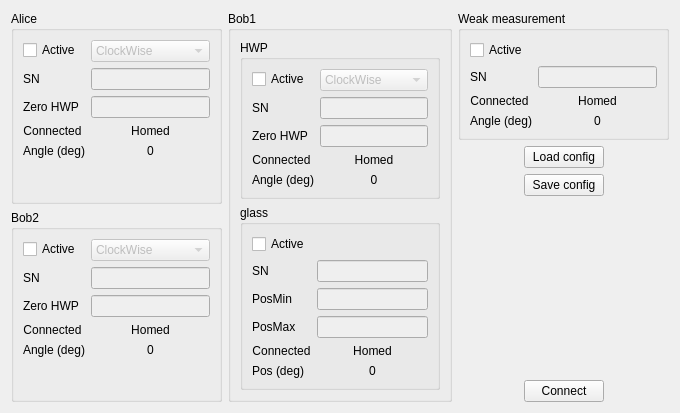
<?xml version="1.0" encoding="UTF-8"?>
<ui version="4.0">
 <class>Form</class>
 <widget class="QWidget" name="Form">
  <property name="geometry">
   <rect>
    <x>0</x>
    <y>0</y>
    <width>680</width>
    <height>387</height>
   </rect>
  </property>
  <property name="windowTitle">
   <string>Form</string>
  </property>
  <layout class="QHBoxLayout" name="horizontalLayout">
   <item>
    <layout class="QVBoxLayout" name="verticalLayout">
     <item>
      <widget class="QGroupBox" name="grpAlice">
       <property name="title">
        <string>Alice</string>
       </property>
       <layout class="QFormLayout" name="formLayout">
        <item row="0" column="0">
         <widget class="QCheckBox" name="chkActiveAlice">
          <property name="text">
           <string>Active</string>
          </property>
          <property name="checked">
           <bool>false</bool>
          </property>
         </widget>
        </item>
        <item row="0" column="1">
         <widget class="QComboBox" name="cmbDirAlice">
          <property name="enabled">
           <bool>false</bool>
          </property>
          <property name="currentIndex">
           <number>0</number>
          </property>
          <item>
           <property name="text">
            <string>ClockWise</string>
           </property>
          </item>
          <item>
           <property name="text">
            <string>CounterCW</string>
           </property>
          </item>
         </widget>
        </item>
        <item row="1" column="0">
         <widget class="QLabel" name="label_8">
          <property name="text">
           <string>SN</string>
          </property>
         </widget>
        </item>
        <item row="1" column="1">
         <widget class="QLineEdit" name="txtSNAlice">
          <property name="enabled">
           <bool>false</bool>
          </property>
          <property name="text">
           <string/>
          </property>
         </widget>
        </item>
        <item row="2" column="0">
         <widget class="QLabel" name="label_7">
          <property name="text">
           <string>Zero HWP</string>
          </property>
         </widget>
        </item>
        <item row="2" column="1">
         <widget class="QLineEdit" name="txtZeroAlice">
          <property name="enabled">
           <bool>false</bool>
          </property>
          <property name="text">
           <string/>
          </property>
         </widget>
        </item>
        <item row="3" column="0">
         <widget class="QLabel" name="lblConnAlice">
          <property name="text">
           <string>Connected</string>
          </property>
          <property name="alignment">
           <set>Qt::AlignCenter</set>
          </property>
         </widget>
        </item>
        <item row="3" column="1">
         <widget class="QLabel" name="lblHomedAlice">
          <property name="text">
           <string>Homed</string>
          </property>
          <property name="alignment">
           <set>Qt::AlignCenter</set>
          </property>
         </widget>
        </item>
        <item row="4" column="0">
         <widget class="QLabel" name="label_22">
          <property name="text">
           <string>Angle (deg)</string>
          </property>
          <property name="alignment">
           <set>Qt::AlignCenter</set>
          </property>
         </widget>
        </item>
        <item row="4" column="1">
         <widget class="QLabel" name="lblAngleAlice">
          <property name="text">
           <string>0</string>
          </property>
          <property name="alignment">
           <set>Qt::AlignCenter</set>
          </property>
         </widget>
        </item>
       </layout>
      </widget>
     </item>
     <item>
      <widget class="QGroupBox" name="grpBob2">
       <property name="title">
        <string>Bob2</string>
       </property>
       <layout class="QFormLayout" name="formLayout_2">
        <item row="0" column="0">
         <widget class="QCheckBox" name="chkActiveBob2">
          <property name="text">
           <string>Active</string>
          </property>
         </widget>
        </item>
        <item row="0" column="1">
         <widget class="QComboBox" name="cmbDirBob2">
          <property name="enabled">
           <bool>false</bool>
          </property>
          <property name="currentIndex">
           <number>0</number>
          </property>
          <item>
           <property name="text">
            <string>ClockWise</string>
           </property>
          </item>
          <item>
           <property name="text">
            <string>CounterCW</string>
           </property>
          </item>
         </widget>
        </item>
        <item row="1" column="0">
         <widget class="QLabel" name="label_9">
          <property name="text">
           <string>SN</string>
          </property>
         </widget>
        </item>
        <item row="1" column="1">
         <widget class="QLineEdit" name="txtSNBob2">
          <property name="enabled">
           <bool>false</bool>
          </property>
          <property name="text">
           <string/>
          </property>
         </widget>
        </item>
        <item row="2" column="0">
         <widget class="QLabel" name="label_10">
          <property name="text">
           <string>Zero HWP</string>
          </property>
         </widget>
        </item>
        <item row="2" column="1">
         <widget class="QLineEdit" name="txtZeroBob2">
          <property name="enabled">
           <bool>false</bool>
          </property>
          <property name="text">
           <string/>
          </property>
         </widget>
        </item>
        <item row="3" column="0">
         <widget class="QLabel" name="lblConnBob2">
          <property name="text">
           <string>Connected</string>
          </property>
          <property name="alignment">
           <set>Qt::AlignCenter</set>
          </property>
         </widget>
        </item>
        <item row="3" column="1">
         <widget class="QLabel" name="lblHomedBob2">
          <property name="text">
           <string>Homed</string>
          </property>
          <property name="alignment">
           <set>Qt::AlignCenter</set>
          </property>
         </widget>
        </item>
        <item row="4" column="0">
         <widget class="QLabel" name="label_25">
          <property name="text">
           <string>Angle (deg)</string>
          </property>
          <property name="alignment">
           <set>Qt::AlignCenter</set>
          </property>
         </widget>
        </item>
        <item row="4" column="1">
         <widget class="QLabel" name="lblAngleBob2">
          <property name="text">
           <string>0</string>
          </property>
          <property name="alignment">
           <set>Qt::AlignCenter</set>
          </property>
         </widget>
        </item>
       </layout>
      </widget>
     </item>
    </layout>
   </item>
   <item>
    <widget class="QGroupBox" name="grpBob1">
     <property name="title">
      <string>Bob1</string>
     </property>
     <layout class="QVBoxLayout" name="verticalLayout_3">
      <item>
       <widget class="QGroupBox" name="grpHWPBob1">
        <property name="title">
         <string>HWP</string>
        </property>
        <layout class="QFormLayout" name="formLayout_4">
         <item row="0" column="0">
          <widget class="QCheckBox" name="chkActiveHWPBob1">
           <property name="text">
            <string>Active</string>
           </property>
          </widget>
         </item>
         <item row="1" column="0">
          <widget class="QLabel" name="label_15">
           <property name="text">
            <string>SN</string>
           </property>
          </widget>
         </item>
         <item row="1" column="1">
          <widget class="QLineEdit" name="txtSNHWPBob1">
           <property name="enabled">
            <bool>false</bool>
           </property>
           <property name="text">
            <string/>
           </property>
          </widget>
         </item>
         <item row="2" column="0">
          <widget class="QLabel" name="label_14">
           <property name="text">
            <string>Zero HWP</string>
           </property>
          </widget>
         </item>
         <item row="2" column="1">
          <widget class="QLineEdit" name="txtZeroHWPBob1">
           <property name="enabled">
            <bool>false</bool>
           </property>
           <property name="text">
            <string/>
           </property>
          </widget>
         </item>
         <item row="3" column="0">
          <widget class="QLabel" name="lblConnHWPBob1">
           <property name="text">
            <string>Connected</string>
           </property>
           <property name="alignment">
            <set>Qt::AlignCenter</set>
           </property>
          </widget>
         </item>
         <item row="3" column="1">
          <widget class="QLabel" name="lblHomedHWPBob1">
           <property name="text">
            <string>Homed</string>
           </property>
           <property name="alignment">
            <set>Qt::AlignCenter</set>
           </property>
          </widget>
         </item>
         <item row="0" column="1">
          <widget class="QComboBox" name="cmbDirHWPBob1">
           <property name="enabled">
            <bool>false</bool>
           </property>
           <property name="currentIndex">
            <number>0</number>
           </property>
           <item>
            <property name="text">
             <string>ClockWise</string>
            </property>
           </item>
           <item>
            <property name="text">
             <string>CounterCW</string>
            </property>
           </item>
          </widget>
         </item>
         <item row="4" column="0">
          <widget class="QLabel" name="label_26">
           <property name="text">
            <string>Angle (deg)</string>
           </property>
           <property name="alignment">
            <set>Qt::AlignCenter</set>
           </property>
          </widget>
         </item>
         <item row="4" column="1">
          <widget class="QLabel" name="lblAngleHWPBob1">
           <property name="text">
            <string>0</string>
           </property>
           <property name="alignment">
            <set>Qt::AlignCenter</set>
           </property>
          </widget>
         </item>
        </layout>
       </widget>
      </item>
      <item>
       <widget class="QGroupBox" name="grpGlass">
        <property name="title">
         <string>glass</string>
        </property>
        <layout class="QFormLayout" name="formLayout_5">
         <item row="0" column="0">
          <widget class="QCheckBox" name="chkActiveGlass">
           <property name="text">
            <string>Active</string>
           </property>
          </widget>
         </item>
         <item row="1" column="0">
          <widget class="QLabel" name="label_17">
           <property name="text">
            <string>SN</string>
           </property>
          </widget>
         </item>
         <item row="1" column="1">
          <widget class="QLineEdit" name="txtSNGlass">
           <property name="enabled">
            <bool>false</bool>
           </property>
           <property name="text">
            <string/>
           </property>
          </widget>
         </item>
         <item row="2" column="0">
          <widget class="QLabel" name="label_18">
           <property name="text">
            <string>PosMin</string>
           </property>
          </widget>
         </item>
         <item row="2" column="1">
          <widget class="QLineEdit" name="txtPosMinGlass">
           <property name="enabled">
            <bool>false</bool>
           </property>
           <property name="text">
            <string/>
           </property>
          </widget>
         </item>
         <item row="3" column="0">
          <widget class="QLabel" name="label_21">
           <property name="text">
            <string>PosMax</string>
           </property>
          </widget>
         </item>
         <item row="3" column="1">
          <widget class="QLineEdit" name="txtPosMaxGlass">
           <property name="enabled">
            <bool>false</bool>
           </property>
           <property name="text">
            <string/>
           </property>
          </widget>
         </item>
         <item row="4" column="0">
          <widget class="QLabel" name="lblConnGlass">
           <property name="text">
            <string>Connected</string>
           </property>
           <property name="alignment">
            <set>Qt::AlignCenter</set>
           </property>
          </widget>
         </item>
         <item row="4" column="1">
          <widget class="QLabel" name="lblHomedGlass">
           <property name="text">
            <string>Homed</string>
           </property>
           <property name="alignment">
            <set>Qt::AlignCenter</set>
           </property>
          </widget>
         </item>
         <item row="5" column="0">
          <widget class="QLabel" name="label_28">
           <property name="text">
            <string>Pos (deg)</string>
           </property>
           <property name="alignment">
            <set>Qt::AlignCenter</set>
           </property>
          </widget>
         </item>
         <item row="5" column="1">
          <widget class="QLabel" name="lblPosGlass">
           <property name="text">
            <string>0</string>
           </property>
           <property name="alignment">
            <set>Qt::AlignCenter</set>
           </property>
          </widget>
         </item>
        </layout>
       </widget>
      </item>
     </layout>
    </widget>
   </item>
   <item>
    <layout class="QVBoxLayout" name="verticalLayout_2">
     <item>
      <widget class="QGroupBox" name="grpWeak">
       <property name="title">
        <string>Weak measurement</string>
       </property>
       <layout class="QFormLayout" name="formLayout_6">
        <property name="fieldGrowthPolicy">
         <enum>QFormLayout::AllNonFixedFieldsGrow</enum>
        </property>
        <item row="0" column="0">
         <widget class="QCheckBox" name="chkActiveWeak">
          <property name="text">
           <string>Active</string>
          </property>
         </widget>
        </item>
        <item row="1" column="0">
         <widget class="QLabel" name="label_30">
          <property name="text">
           <string>SN</string>
          </property>
         </widget>
        </item>
        <item row="1" column="1">
         <widget class="QLineEdit" name="txtSNWeak">
          <property name="enabled">
           <bool>false</bool>
          </property>
          <property name="text">
           <string/>
          </property>
         </widget>
        </item>
        <item row="2" column="0">
         <widget class="QLabel" name="lblConnWeak">
          <property name="text">
           <string>Connected</string>
          </property>
          <property name="alignment">
           <set>Qt::AlignCenter</set>
          </property>
         </widget>
        </item>
        <item row="2" column="1">
         <widget class="QLabel" name="lblHomedWeak">
          <property name="text">
           <string>Homed</string>
          </property>
          <property name="alignment">
           <set>Qt::AlignCenter</set>
          </property>
         </widget>
        </item>
        <item row="3" column="0">
         <widget class="QLabel" name="label_34">
          <property name="text">
           <string>Angle (deg)</string>
          </property>
          <property name="alignment">
           <set>Qt::AlignCenter</set>
          </property>
         </widget>
        </item>
        <item row="3" column="1">
         <widget class="QLabel" name="label_35">
          <property name="text">
           <string>0</string>
          </property>
          <property name="alignment">
           <set>Qt::AlignCenter</set>
          </property>
         </widget>
        </item>
       </layout>
      </widget>
     </item>
     <item>
      <layout class="QGridLayout" name="gridLayout">
       <item row="0" column="0">
        <spacer name="horizontalSpacer">
         <property name="orientation">
          <enum>Qt::Horizontal</enum>
         </property>
         <property name="sizeHint" stdset="0">
          <size>
           <width>40</width>
           <height>20</height>
          </size>
         </property>
        </spacer>
       </item>
       <item row="0" column="1">
        <widget class="QPushButton" name="btnLoadConfig">
         <property name="text">
          <string>Load config</string>
         </property>
        </widget>
       </item>
       <item row="0" column="2">
        <spacer name="horizontalSpacer_2">
         <property name="orientation">
          <enum>Qt::Horizontal</enum>
         </property>
         <property name="sizeHint" stdset="0">
          <size>
           <width>40</width>
           <height>20</height>
          </size>
         </property>
        </spacer>
       </item>
       <item row="1" column="1">
        <widget class="QPushButton" name="btnSaveConfig">
         <property name="text">
          <string>Save config</string>
         </property>
        </widget>
       </item>
       <item row="2" column="1">
        <spacer name="verticalSpacer_2">
         <property name="orientation">
          <enum>Qt::Vertical</enum>
         </property>
         <property name="sizeHint" stdset="0">
          <size>
           <width>20</width>
           <height>40</height>
          </size>
         </property>
        </spacer>
       </item>
       <item row="3" column="1">
        <widget class="QPushButton" name="btnConnect">
         <property name="text">
          <string>Connect</string>
         </property>
        </widget>
       </item>
      </layout>
     </item>
    </layout>
   </item>
  </layout>
 </widget>
 <resources/>
 <connections/>
</ui>
